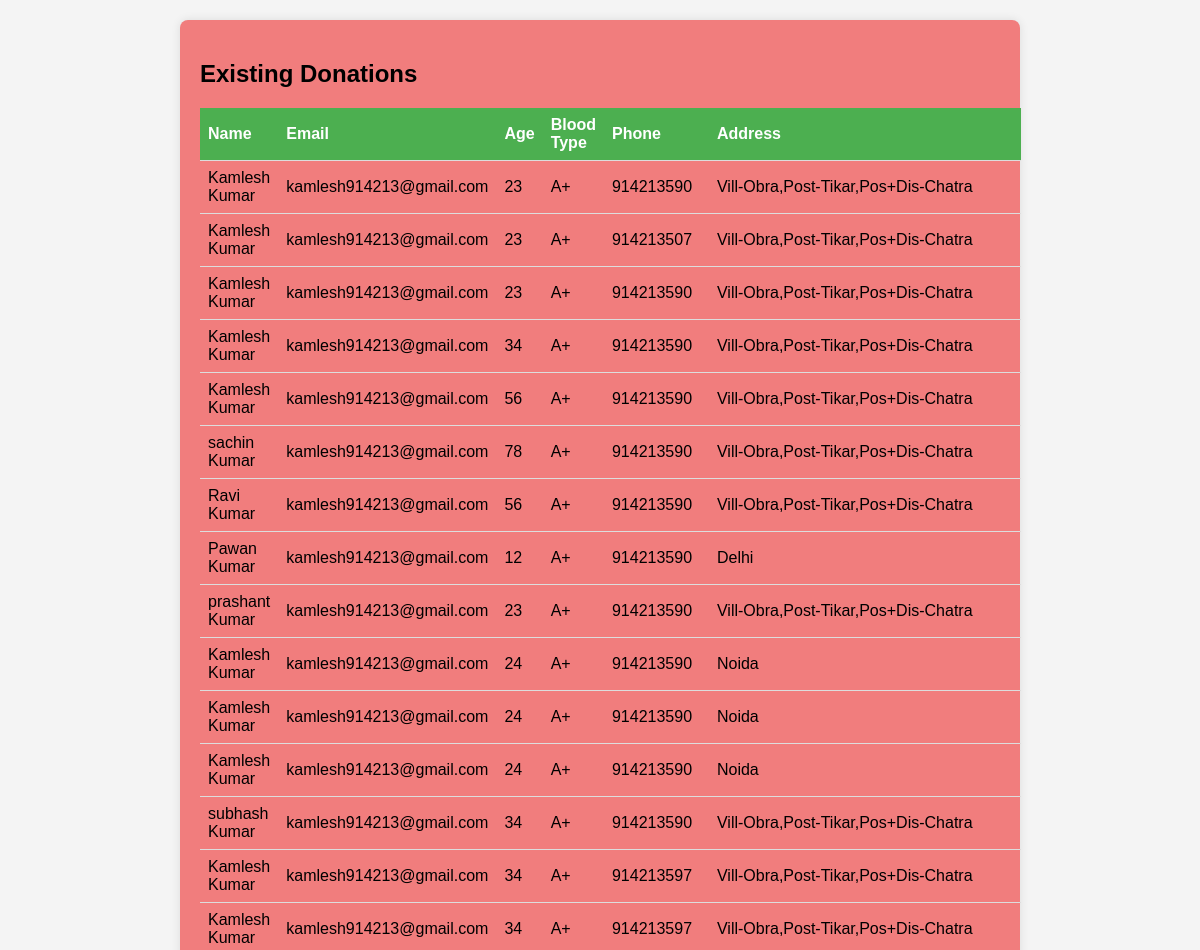
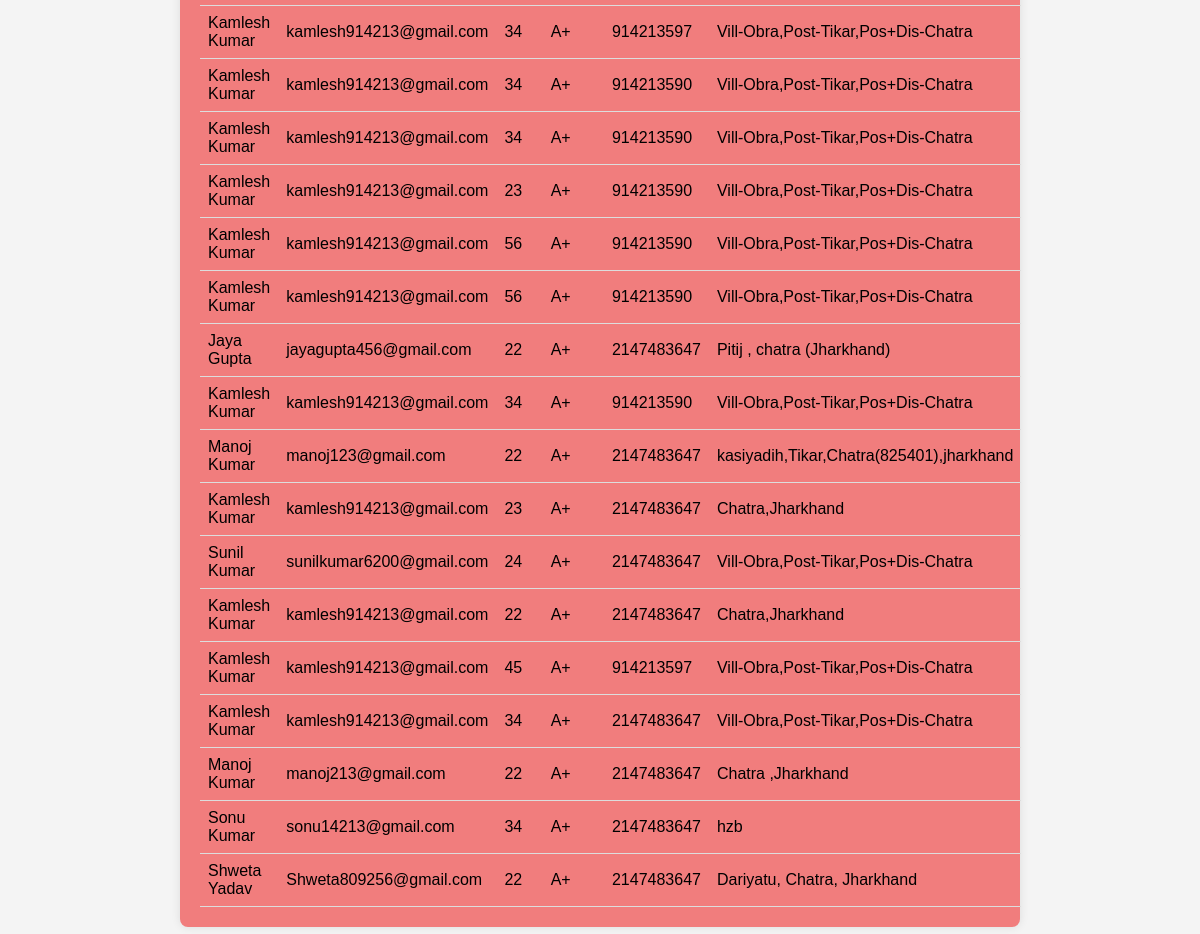
The page /Data_donation.php on the database its author committed (2 pictures, top to bottom).
### tables this page shows
CREATE TABLE `donations` (
  `name` varchar(30) NOT NULL,
  `email` varchar(30) NOT NULL,
  `age` int(2) NOT NULL,
  `blood_type` varchar(3) NOT NULL,
  `phone` int(10) NOT NULL,
  `address` varchar(100) NOT NULL
);

### Data_donation.php (the view, shortened to what this page needs)
<!DOCTYPE html>
<html lang="en">
<head>
</head>
<body>
  <?php
  $servername = "localhost";
  $username = "root";
  $dbname = "login";
  $conn = new mysqli($servername, $username, '', $dbname);
  $sql = "SELECT * FROM donations";
  $result = $conn->query($sql);
  if ($result->num_rows > 0) {
    echo "<div class='container'>";
    echo "<h2>Existing Donations</h2>";
    echo "<table>";
    echo "<tr><th>Name</th><th>Email</th><th>Age</th><th>Blood Type</th><th>Phone</th><th>Address</th></tr>";
    while ($row = $result->fetch_assoc()) {
      echo "<tr>";
      echo "<td>" . $row["name"] . "</td>";
      echo "<td>" . $row["email"] . "</td>";
      echo "<td>" . $row["age"] . "</td>";
      echo "<td>" . $row["blood_type"] . "</td>";
      echo "<td>" . $row["phone"] . "</td>";
      echo "<td>" . $row["address"] . "</td>";
      echo "</tr>";
    }
    echo "</table>";
    echo "</div>";
  } else {
    echo "<div class='container'><p>No donations yet.</p></div>";
  }
  ?>
</body>
</html>

### Data_donation.php (style rules this page uses)
body { font-family: Arial, sans-serif; background-color: #f4f4f4; margin: 0; padding: 0; box-sizing: border-box; background-image: url(/blood-donation-charity-website-tempalte/assets/images/gallery/backgroundnew.jpg); }
.container { max-width: 800px; margin: 20px auto; background-color: rgb(241, 125, 125); padding: 20px; border-radius: 8px; box-shadow: 0 0 10px rgba(0, 0, 0, 0.1); }
table { width: 100%; border-collapse: collapse; margin-top: 20px; }
th, td { padding: 8px; text-align: left; border-bottom: 1px solid #ddd; }
th { background-color: #4caf50; color: white; }

### rows shown on the page
donations: name "Kamlesh Kumar", email "kamlesh914213@gmail.com", age "23", blood_type "A+", phone "914213590", address "Vill-Obra,Post-Tikar,Pos+Dis-Chatra"
donations: name "Kamlesh Kumar", email "kamlesh914213@gmail.com", age "23", blood_type "A+", phone "914213507", address "Vill-Obra,Post-Tikar,Pos+Dis-Chatra"
donations: name "Kamlesh Kumar", email "kamlesh914213@gmail.com", age "23", blood_type "A+", phone "914213590", address "Vill-Obra,Post-Tikar,Pos+Dis-Chatra"
donations: name "Kamlesh Kumar", email "kamlesh914213@gmail.com", age "34", blood_type "A+", phone "914213590", address "Vill-Obra,Post-Tikar,Pos+Dis-Chatra"
donations: name "Kamlesh Kumar", email "kamlesh914213@gmail.com", age "56", blood_type "A+", phone "914213590", address "Vill-Obra,Post-Tikar,Pos+Dis-Chatra"
donations: name "sachin Kumar", email "kamlesh914213@gmail.com", age "78", blood_type "A+", phone "914213590", address "Vill-Obra,Post-Tikar,Pos+Dis-Chatra"
donations: name "Ravi Kumar", email "kamlesh914213@gmail.com", age "56", blood_type "A+", phone "914213590", address "Vill-Obra,Post-Tikar,Pos+Dis-Chatra"
donations: name "Pawan Kumar", email "kamlesh914213@gmail.com", age "12", blood_type "A+", phone "914213590", address "Delhi"
donations: name "prashant Kumar", email "kamlesh914213@gmail.com", age "23", blood_type "A+", phone "914213590", address "Vill-Obra,Post-Tikar,Pos+Dis-Chatra"
donations: name "Kamlesh Kumar", email "kamlesh914213@gmail.com", age "24", blood_type "A+", phone "914213590", address "Noida"
donations: name "Kamlesh Kumar", email "kamlesh914213@gmail.com", age "24", blood_type "A+", phone "914213590", address "Noida"
donations: name "Kamlesh Kumar", email "kamlesh914213@gmail.com", age "24", blood_type "A+", phone "914213590", address "Noida"
donations: name "subhash Kumar", email "kamlesh914213@gmail.com", age "34", blood_type "A+", phone "914213590", address "Vill-Obra,Post-Tikar,Pos+Dis-Chatra"
donations: name "Kamlesh Kumar", email "kamlesh914213@gmail.com", age "34", blood_type "A+", phone "914213597", address "Vill-Obra,Post-Tikar,Pos+Dis-Chatra"
donations: name "Kamlesh Kumar", email "kamlesh914213@gmail.com", age "34", blood_type "A+", phone "914213597", address "Vill-Obra,Post-Tikar,Pos+Dis-Chatra"
donations: name "Kamlesh Kumar", email "kamlesh914213@gmail.com", age "34", blood_type "A+", phone "914213597", address "Vill-Obra,Post-Tikar,Pos+Dis-Chatra"
donations: name "Kamlesh Kumar", email "kamlesh914213@gmail.com", age "34", blood_type "A+", phone "914213590", address "Vill-Obra,Post-Tikar,Pos+Dis-Chatra"
donations: name "Kamlesh Kumar", email "kamlesh914213@gmail.com", age "34", blood_type "A+", phone "914213590", address "Vill-Obra,Post-Tikar,Pos+Dis-Chatra"
donations: name "Kamlesh Kumar", email "kamlesh914213@gmail.com", age "23", blood_type "A+", phone "914213590", address "Vill-Obra,Post-Tikar,Pos+Dis-Chatra"
donations: name "Kamlesh Kumar", email "kamlesh914213@gmail.com", age "56", blood_type "A+", phone "914213590", address "Vill-Obra,Post-Tikar,Pos+Dis-Chatra"
donations: name "Kamlesh Kumar", email "kamlesh914213@gmail.com", age "56", blood_type "A+", phone "914213590", address "Vill-Obra,Post-Tikar,Pos+Dis-Chatra"
donations: name "Jaya Gupta", email "jayagupta456@gmail.com", age "22", blood_type "A+", phone "2147483647", address "Pitij , chatra (Jharkhand)"
donations: name "Kamlesh Kumar", email "kamlesh914213@gmail.com", age "34", blood_type "A+", phone "914213590", address "Vill-Obra,Post-Tikar,Pos+Dis-Chatra"
donations: name "Manoj Kumar", email "manoj123@gmail.com", age "22", blood_type "A+", phone "2147483647", address "kasiyadih,Tikar,Chatra(825401),jharkhand"
donations: name "Kamlesh Kumar", email "kamlesh914213@gmail.com", age "23", blood_type "A+", phone "2147483647", address "Chatra,Jharkhand"
donations: name "Sunil Kumar", email "sunilkumar6200@gmail.com", age "24", blood_type "A+", phone "2147483647", address "Vill-Obra,Post-Tikar,Pos+Dis-Chatra"
donations: name "Kamlesh Kumar", email "kamlesh914213@gmail.com", age "22", blood_type "A+", phone "2147483647", address "Chatra,Jharkhand"
donations: name "Kamlesh Kumar", email "kamlesh914213@gmail.com", age "45", blood_type "A+", phone "914213597", address "Vill-Obra,Post-Tikar,Pos+Dis-Chatra"
donations: name "Kamlesh Kumar", email "kamlesh914213@gmail.com", age "34", blood_type "A+", phone "2147483647", address "Vill-Obra,Post-Tikar,Pos+Dis-Chatra"
donations: name "Manoj Kumar", email "manoj213@gmail.com", age "22", blood_type "A+", phone "2147483647", address "Chatra ,Jharkhand"
donations: name "Sonu Kumar", email "sonu14213@gmail.com", age "34", blood_type "A+", phone "2147483647", address "hzb"
donations: name "Shweta Yadav", email "Shweta809256@gmail.com", age "22", blood_type "A+", phone "2147483647", address "Dariyatu, Chatra, Jharkhand"
